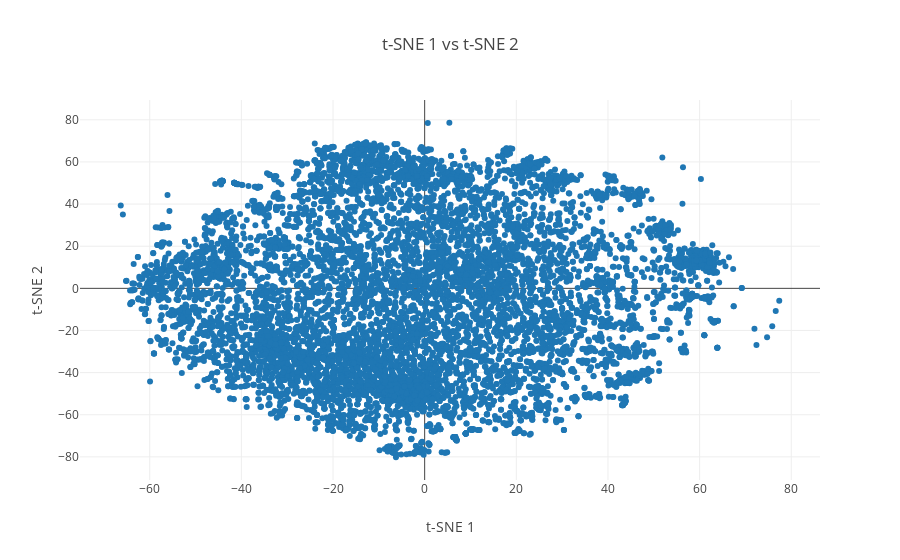

Source (notebook cell):
### Code cell
trace = go.Scatter(
    x = X_embedded[0:10000,0], 
    y = X_embedded[0:10000, 1],
    mode = 'markers',
    text= word_list[0:10000]
)

layout = dict(title= 't-SNE 1 vs t-SNE 2',
              yaxis = dict(title='t-SNE 2'),
              xaxis = dict(title='t-SNE 1'),
              hovermode= 'closest',)

fig = dict(data = [trace], layout= layout)
py.iplot(fig)

### Figure 1 — Plotly figure (JSON) as saved in the notebook; plotly's stock layout.template omitted (floating-point values rounded to 4 significant figures; data arrays with more than 128 entries replaced by an {"elided": "..."} marker saying what was removed)
{"data": [{"mode": "markers", "text": {"elided": "10000 str values"}, "type": "scatter", "x": {"elided": "10000 float values"}, "y": {"elided": "10000 float values"}}], "layout": {"hovermode": "closest", "title": "t-SNE 1 vs t-SNE 2", "xaxis": {"title": "t-SNE 1"}, "yaxis": {"title": "t-SNE 2"}}}
